Frame 1 (no input): blank canvas, image omitted
Frame 60 (no input): blank canvas, image omitted
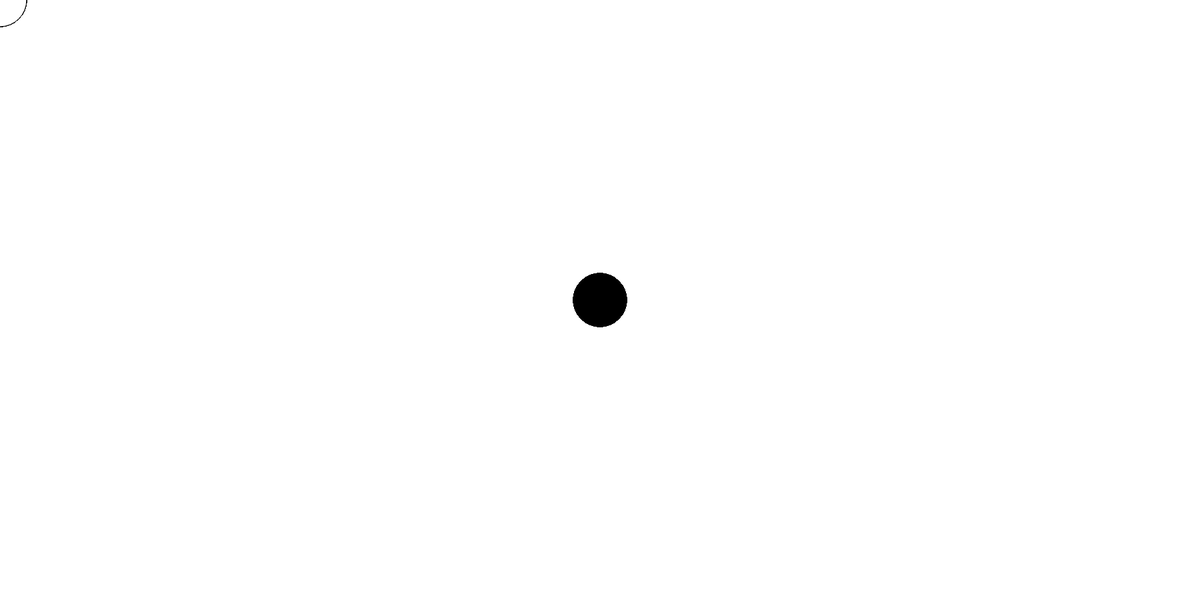
Frame 120 (the mouse pressed at the canvas centre since frame 60)

The p5.js sketch whose frames 1 and 60 were blank and that drew this single picture after the mouse press (run headless with seeded random() and noise() and a simulated clock; from frame 60 on, the mouse is pressed at the canvas centre):

// p5.js sketch
// ── sketch.js
function setup() {
  createCanvas(1800, 900);
}

function draw() {
  if (mouseIsPressed) {
    fill(0);
  } else {
    fill(255);
  }
  ellipse(mouseX, mouseY, 80, 80);
}
